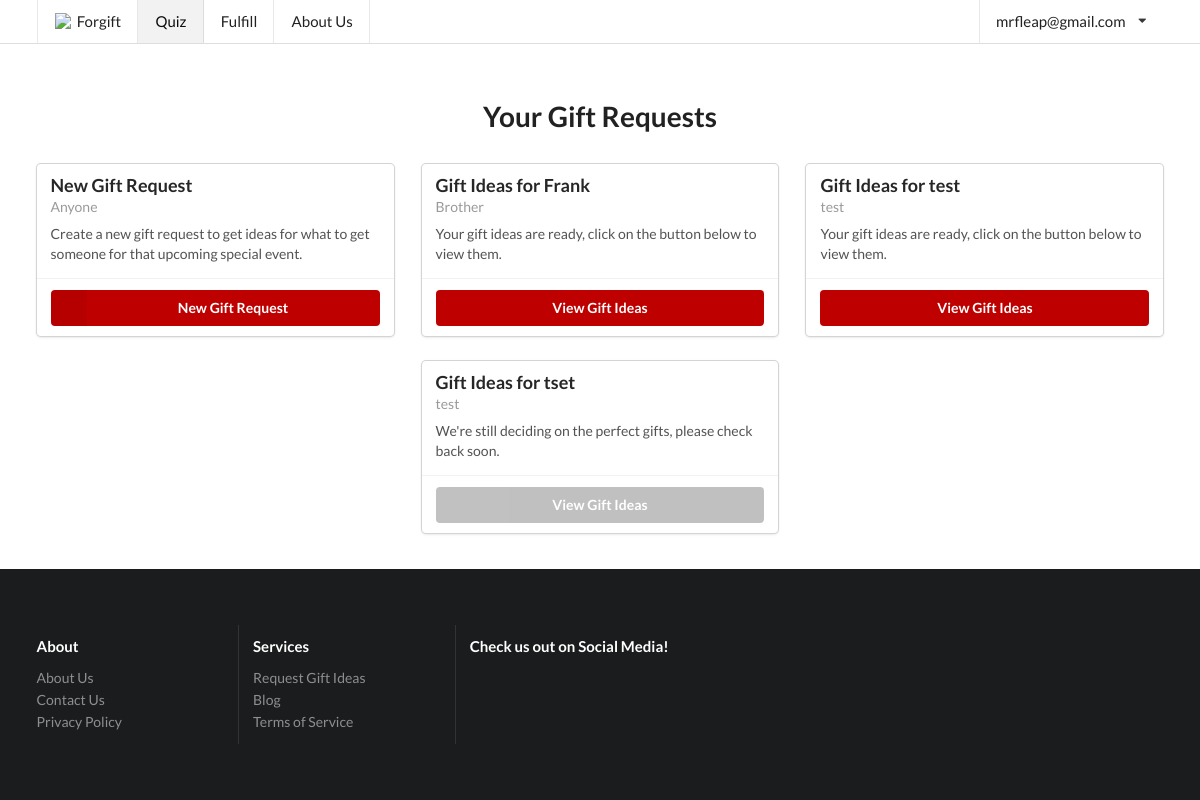
The app's page /request/ (signed in), older data.
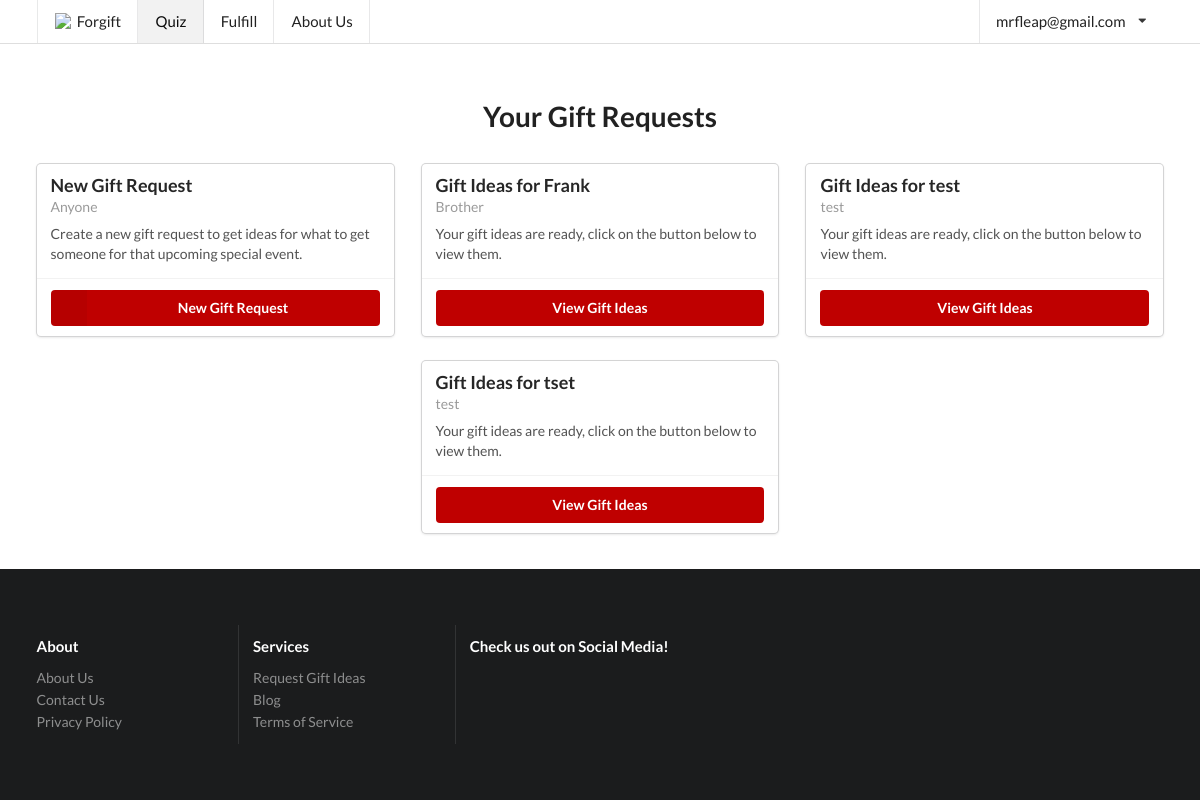
The same page, newer data.
### forgyftapp/models.py (models this page shows, shortened)
class OnCreate:
	def onCreate(self):
		pass

class GifteeProfile(models.Model, OnCreate):
	name = models.TextField(max_length=150)
	gender = models.CharField(max_length=80, choices=gender.GENDER_CHOICES)
	age = models.IntegerField()
	relationship = models.TextField(max_length=6000)
	price_upper = models.IntegerField()
	interests = models.TextField(max_length=6000)
	existing_related_items = models.TextField(max_length=6000)
	extra_info = models.TextField(max_length=6000, blank=True, null=True)
	occasion = models.TextField(max_length=6000)
	published = models.BooleanField(default=False)
	emailed_about_publish = models.BooleanField(default=False)
	user = models.ForeignKey(User, on_delete=models.CASCADE)
	feedback = models.OneToOneField(GiftFeedback, on_delete=models.SET_NULL, null=True)
	created = models.DateTimeField(editable=False, null=True, blank=True)
	@property
	def status(self):
		if self.published:
			return "Your gift ideas are ready, click on the button below to view them."
		else:
			return "We're still deciding on the perfect gifts, please check back soon."

### forgyftapp/views/basic_views.py (the view)
# urls.py: url(r'^request/?$', basic_views.request, name='request'),
@login_required
def request(request, profile=None):
	if profile:
		giftee_profile = get_object_or_404(GifteeProfile, pk=profile)
		if not giftee_profile.published or not giftee_profile.user == request.user:
			return redirect("forgyftapp:request")
		if request.method == "POST":
			feedback_form = GiftFeedbackForm(request.POST, instance=giftee_profile.feedback)
			if feedback_form.is_valid():
				feedback = feedback_form.save(giftee_profile=giftee_profile)
				giftee_profile.feedback = feedback
				giftee_profile.save()
				return redirect("forgyftapp:request", profile=profile)
		else:
			feedback_form = GiftFeedbackForm(instance=giftee_profile.feedback)
		hasFeedback = giftee_profile.feedback is not None
		return render(request, "request.html", {"giftee_profile": giftee_profile,
		                                        "ideas": GiftIdea.objects.filter(giftee_profile=giftee_profile),
		                                        "page": "request", "feedback_form": feedback_form,
		                                        "hasFeedback": hasFeedback})
	else:
		giftee_profiles = GifteeProfile.objects.filter(user=request.user)
		return render(request, "request.html", {"giftee_profiles": giftee_profiles, "page": "request"})

### forgyftapp/templates/request.html (shortened to what this page needs)
{% extends "base/base.html" %}
{% block content %}
	<div class="ui main container">
		{% if not giftee_profile %}
			<h1 style="text-align: center; padding-bottom: 16px">Your Gift Requests</h1>
			<div style="margin-left:auto;margin-right:auto;">
				<div class="ui centered stackable three cards">
					<div class="ui fluid card">
						<div class="content">
							<div class="header">
								New Gift Request
							</div>
							<div class="meta"> Anyone
							</div>
							<div class="description">
								Create a new gift request to get ideas for what to get someone for that
								upcoming special event.
							</div>
						</div>
						<div class="extra content">
							<a class="ui labeled icon fluid primary button" href="{% url "forgyftapp:gift_form" %}">
								<i class="ui icon add"></i>
								New Gift Request
							</a>
						</div>
					</div>
					{% for giftee_profile in giftee_profiles %}
						<div class="ui fluid card" style="width: calc(33.33333333% - 2em);">
							<div class="content">
								<div class="header">
									Gift Ideas for {{ giftee_profile.name }}
								</div>
								<div class="meta">
									{{ giftee_profile.relationship }}
								</div>
								<div class="description">
									{{ giftee_profile.status }}
								</div>
							</div>
							<div class="extra content">
								<a class="ui {% if not giftee_profile.published %}disabled grey {% else %}primary {% endif %}fluid  button"
								   href="{% url "forgyftapp:request" profile=giftee_profile.pk %}">View Gift
									Ideas</a>
							</div>
						</div>
					{% endfor %}
				</div>
			</div>
		{% endif %}
	</div>
{% endblock %}
{% block extra_dependencies %}
<link rel="stylesheet" type="text/css" href="{% load static %}{% static "stylesheets/responsive-semantic.min.css" %}">
{% endblock %}

Row changes from the older to the newer data that the page shows:
changed GifteeProfile "tset": status "We're still deciding on the perfect gifts, please check back soon." → "Your gift ideas are ready, click on the button below to view them."; published False → True (drawn)
